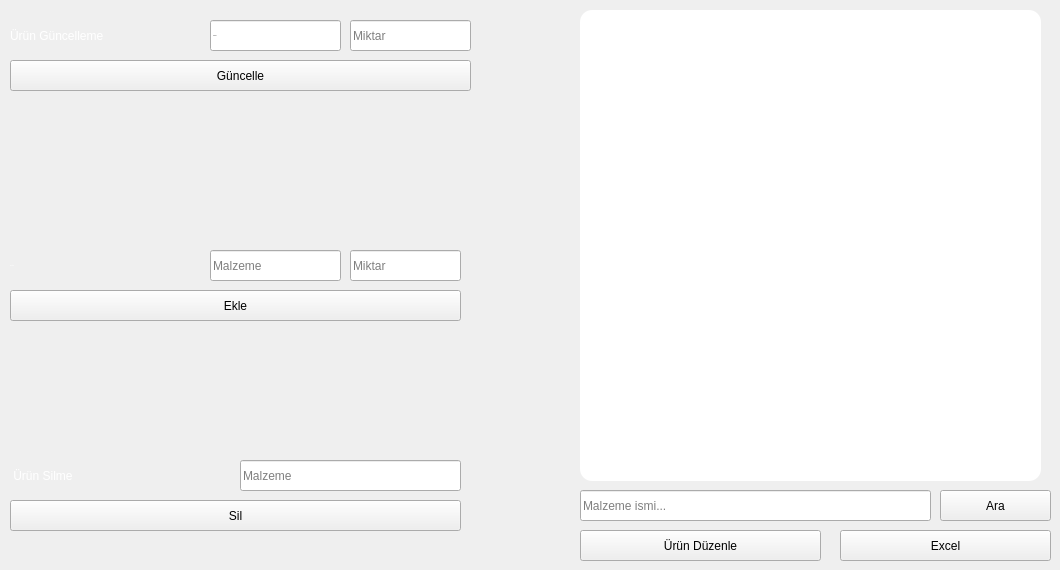
             <widget class="QWidget" name="storage_page">
              <property name="styleSheet">
               <string notr="true"/>
              </property>
              <attribute name="title">
               <string>DEPO</string>
              </attribute>
              <widget class="QLineEdit" name="warehouse_add_name_line">
               <property name="geometry">
                <rect>
                 <x>210</x>
                 <y>250</y>
                 <width>131</width>
                 <height>31</height>
                </rect>
               </property>
               <property name="styleSheet">
                <string notr="true"/>
               </property>
               <property name="placeholderText">
                <string>Malzeme </string>
               </property>
               <property name="clearButtonEnabled">
                <bool>true</bool>
               </property>
              </widget>
              <widget class="QLineEdit" name="wareouse_amount_line">
               <property name="geometry">
                <rect>
                 <x>350</x>
                 <y>250</y>
                 <width>111</width>
                 <height>31</height>
                </rect>
               </property>
               <property name="styleSheet">
                <string notr="true"/>
               </property>
               <property name="placeholderText">
                <string>Miktar</string>
               </property>
               <property name="clearButtonEnabled">
                <bool>true</bool>
               </property>
              </widget>
              <widget class="QPushButton" name="warehouse_add_button">
               <property name="geometry">
                <rect>
                 <x>10</x>
                 <y>290</y>
                 <width>451</width>
                 <height>31</height>
                </rect>
               </property>
               <property name="styleSheet">
                <string notr="true"/>
               </property>
               <property name="text">
                <string>Ekle</string>
               </property>
              </widget>
              <widget class="QLineEdit" name="wareouse_update_amount_line">
               <property name="geometry">
                <rect>
                 <x>350</x>
                 <y>20</y>
                 <width>121</width>
                 <height>31</height>
                </rect>
               </property>
               <property name="styleSheet">
                <string notr="true"/>
               </property>
               <property name="text">
                <string/>
               </property>
               <property name="placeholderText">
                <string>Miktar</string>
               </property>
               <property name="clearButtonEnabled">
                <bool>true</bool>
               </property>
              </widget>
              <widget class="QPushButton" name="warehouse_update_button">
               <property name="geometry">
                <rect>
                 <x>10</x>
                 <y>60</y>
                 <width>461</width>
                 <height>31</height>
                </rect>
               </property>
               <property name="styleSheet">
                <string notr="true"/>
               </property>
               <property name="text">
                <string>Güncelle</string>
               </property>
              </widget>
              <widget class="QLineEdit" name="warehouse_update_name_line">
               <property name="geometry">
                <rect>
                 <x>210</x>
                 <y>20</y>
                 <width>131</width>
                 <height>31</height>
                </rect>
               </property>
               <property name="font">
                <font>
                 <family>Calibri</family>
                 <pointsize>-1</pointsize>
                 <weight>75</weight>
                 <bold>true</bold>
                </font>
               </property>
               <property name="styleSheet">
                <string notr="true"/>
               </property>
               <property name="text">
                <string/>
               </property>
               <property name="placeholderText">
                <string>Malzeme </string>
               </property>
               <property name="clearButtonEnabled">
                <bool>true</bool>
               </property>
              </widget>
              <widget class="QTableView" name="warehouse_tableViw">
               <property name="geometry">
                <rect>
                 <x>580</x>
                 <y>10</y>
                 <width>461</width>
                 <height>471</height>
                </rect>
               </property>
               <property name="styleSheet">
                <string notr="true">background-image: url(:/images/Images/table_background.png);
color: rgb(0,,0,0);
background-color: rgb(255,255,255);
font-family: &quot;Calibri&quot;;
font-weight:bold;
font-size:23px;
border-radius: 12px;</string>
               </property>
              </widget>
              <widget class="QLineEdit" name="search_supplies_by_name_lineEdit">
               <property name="geometry">
                <rect>
                 <x>580</x>
                 <y>490</y>
                 <width>351</width>
                 <height>31</height>
                </rect>
               </property>
               <property name="styleSheet">
                <string notr="true"/>
               </property>
               <property name="placeholderText">
                <string>Malzeme ismi...</string>
               </property>
               <property name="clearButtonEnabled">
                <bool>true</bool>
               </property>
              </widget>
              <widget class="QPushButton" name="search_supplies_by_name_button">
               <property name="geometry">
                <rect>
                 <x>940</x>
                 <y>490</y>
                 <width>111</width>
                 <height>31</height>
                </rect>
               </property>
               <property name="styleSheet">
                <string notr="true"/>
               </property>
               <property name="text">
                <string>Ara</string>
               </property>
              </widget>
              <widget class="QPushButton" name="warehouse_delete_button">
               <property name="geometry">
                <rect>
                 <x>10</x>
                 <y>500</y>
                 <width>451</width>
                 <height>31</height>
                </rect>
               </property>
               <property name="styleSheet">
                <string notr="true"/>
               </property>
               <property name="text">
                <string>Sil</string>
               </property>
              </widget>
              <widget class="QLineEdit" name="warehouse_delete_name_line">
               <property name="geometry">
                <rect>
                 <x>240</x>
                 <y>460</y>
                 <width>221</width>
                 <height>31</height>
                </rect>
               </property>
               <property name="styleSheet">
                <string notr="true"/>
               </property>
               <property name="text">
                <string/>
               </property>
               <property name="placeholderText">
                <string>Malzeme </string>
               </property>
               <property name="clearButtonEnabled">
                <bool>true</bool>
               </property>
              </widget>
              <widget class="QLabel" name="label">
               <property name="geometry">
                <rect>
                 <x>10</x>
                 <y>20</y>
                 <width>191</width>
                 <height>31</height>
                </rect>
               </property>
               <property name="styleSheet">
                <string notr="true">background:transparent;
color: rgb(255, 255, 255);</string>
               </property>
               <property name="text">
                <string>Ürün Güncelleme</string>
               </property>
              </widget>
              <widget class="QLabel" name="label_2">
               <property name="geometry">
                <rect>
                 <x>10</x>
                 <y>250</y>
                 <width>191</width>
                 <height>31</height>
                </rect>
               </property>
               <property name="font">
                <font>
                 <family>Calibri</family>
                 <pointsize>-1</pointsize>
                 <weight>75</weight>
                 <bold>true</bold>
                </font>
               </property>
               <property name="styleSheet">
                <string notr="true">background:transparent;
color: rgb(255, 255, 255);</string>
               </property>
               <property name="text">
                <string>Yeni Ürün </string>
               </property>
              </widget>
              <widget class="QLabel" name="label_3">
               <property name="geometry">
                <rect>
                 <x>10</x>
                 <y>460</y>
                 <width>221</width>
                 <height>31</height>
                </rect>
               </property>
               <property name="styleSheet">
                <string notr="true">background:transparent;
color: rgb(255, 255, 255);</string>
               </property>
               <property name="text">
                <string> Ürün Silme</string>
               </property>
              </widget>
              <widget class="QPushButton" name="product_for_material_page_pushButton">
               <property name="geometry">
                <rect>
                 <x>580</x>
                 <y>530</y>
                 <width>241</width>
                 <height>31</height>
                </rect>
               </property>
               <property name="styleSheet">
                <string notr="true"/>
               </property>
               <property name="text">
                <string>Ürün Düzenle</string>
               </property>
              </widget>
              <widget class="QPushButton" name="product_for_material_page_pushButton_exel">
               <property name="geometry">
                <rect>
                 <x>840</x>
                 <y>530</y>
                 <width>211</width>
                 <height>31</height>
                </rect>
               </property>
               <property name="styleSheet">
                <string notr="true"/>
               </property>
               <property name="text">
                <string>Excel</string>
               </property>
              </widget>
              <zorder>warehouse_add_name_line</zorder>
              <zorder>wareouse_amount_line</zorder>
              <zorder>warehouse_add_button</zorder>
              <zorder>wareouse_update_amount_line</zorder>
              <zorder>warehouse_update_button</zorder>
              <zorder>warehouse_update_name_line</zorder>
              <zorder>warehouse_tableViw</zorder>
              <zorder>search_supplies_by_name_lineEdit</zorder>
              <zorder>search_supplies_by_name_button</zorder>
              <zorder>warehouse_delete_button</zorder>
              <zorder>warehouse_delete_name_line</zorder>
              <zorder>label</zorder>
              <zorder>label_3</zorder>
              <zorder>product_for_material_page_pushButton</zorder>
              <zorder>product_for_material_page_pushButton_exel</zorder>
              <zorder>label_2</zorder>
             </widget>
